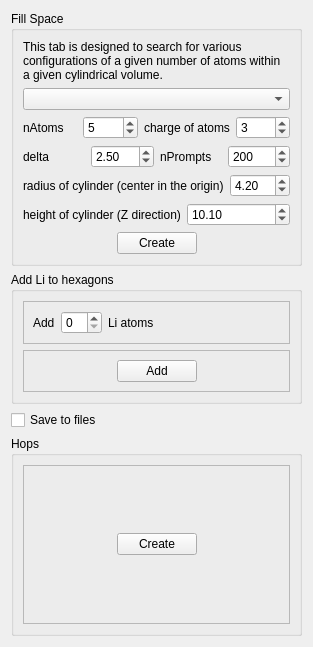
      <widget class="QWidget" name="FormTabActions">
       <attribute name="title">
        <string>Hexagons</string>
       </attribute>
       <layout class="QVBoxLayout" name="verticalLayout_2">
        <item>
         <widget class="QGroupBox" name="groupBox_24">
          <property name="minimumSize">
           <size>
            <width>0</width>
            <height>0</height>
           </size>
          </property>
          <property name="title">
           <string>Fill Space</string>
          </property>
          <layout class="QVBoxLayout" name="verticalLayout_74">
           <item>
            <widget class="QLabel" name="label">
             <property name="text">
              <string>&lt;html&gt;&lt;head/&gt;&lt;body&gt;&lt;p&gt;This tab is designed to search for various configurations of a given number of atoms within a given cylindrical volume.&lt;/p&gt;&lt;/body&gt;&lt;/html&gt;</string>
             </property>
             <property name="textFormat">
              <enum>Qt::AutoText</enum>
             </property>
             <property name="scaledContents">
              <bool>false</bool>
             </property>
             <property name="wordWrap">
              <bool>true</bool>
             </property>
            </widget>
           </item>
           <item>
            <widget class="QComboBox" name="FormActionsPreComboFillSpace"/>
           </item>
           <item>
            <widget class="QFrame" name="frame_83">
             <property name="frameShape">
              <enum>QFrame::NoFrame</enum>
             </property>
             <property name="frameShadow">
              <enum>QFrame::Raised</enum>
             </property>
             <property name="lineWidth">
              <number>0</number>
             </property>
             <layout class="QHBoxLayout" name="horizontalLayout_96">
              <property name="leftMargin">
               <number>0</number>
              </property>
              <property name="topMargin">
               <number>0</number>
              </property>
              <property name="rightMargin">
               <number>0</number>
              </property>
              <property name="bottomMargin">
               <number>0</number>
              </property>
              <item>
               <widget class="QLabel" name="label_3">
                <property name="text">
                 <string>nAtoms</string>
                </property>
               </widget>
              </item>
              <item>
               <widget class="QSpinBox" name="FormActionsPreNAtomsFillSpace">
                <property name="maximum">
                 <number>200</number>
                </property>
                <property name="value">
                 <number>5</number>
                </property>
               </widget>
              </item>
              <item>
               <widget class="QLabel" name="label_6">
                <property name="text">
                 <string>charge of atoms</string>
                </property>
               </widget>
              </item>
              <item>
               <widget class="QSpinBox" name="FormActionsPreAtomChargeFillSpace">
                <property name="value">
                 <number>3</number>
                </property>
               </widget>
              </item>
             </layout>
            </widget>
           </item>
           <item>
            <widget class="QFrame" name="frame_95">
             <property name="frameShape">
              <enum>QFrame::NoFrame</enum>
             </property>
             <property name="frameShadow">
              <enum>QFrame::Raised</enum>
             </property>
             <property name="lineWidth">
              <number>0</number>
             </property>
             <layout class="QHBoxLayout" name="horizontalLayout_97">
              <property name="leftMargin">
               <number>0</number>
              </property>
              <property name="topMargin">
               <number>0</number>
              </property>
              <property name="rightMargin">
               <number>0</number>
              </property>
              <property name="bottomMargin">
               <number>0</number>
              </property>
              <item>
               <widget class="QLabel" name="label_5">
                <property name="text">
                 <string>delta</string>
                </property>
               </widget>
              </item>
              <item>
               <widget class="QDoubleSpinBox" name="FormActionsPreDeltaFillSpace">
                <property name="maximum">
                 <double>20.000000000000000</double>
                </property>
                <property name="singleStep">
                 <double>0.100000000000000</double>
                </property>
                <property name="value">
                 <double>2.500000000000000</double>
                </property>
               </widget>
              </item>
              <item>
               <widget class="QLabel" name="label_4">
                <property name="text">
                 <string>nPrompts</string>
                </property>
               </widget>
              </item>
              <item>
               <widget class="QSpinBox" name="FormActionsPreNPromptsFillSpace">
                <property name="maximum">
                 <number>1000</number>
                </property>
                <property name="value">
                 <number>200</number>
                </property>
               </widget>
              </item>
             </layout>
            </widget>
           </item>
           <item>
            <widget class="QFrame" name="frame_96">
             <property name="frameShape">
              <enum>QFrame::NoFrame</enum>
             </property>
             <property name="frameShadow">
              <enum>QFrame::Raised</enum>
             </property>
             <property name="lineWidth">
              <number>0</number>
             </property>
             <layout class="QHBoxLayout" name="horizontalLayout_98">
              <property name="leftMargin">
               <number>0</number>
              </property>
              <property name="topMargin">
               <number>0</number>
              </property>
              <property name="rightMargin">
               <number>0</number>
              </property>
              <property name="bottomMargin">
               <number>0</number>
              </property>
              <item>
               <widget class="QLabel" name="cylinder">
                <property name="text">
                 <string>radius of cylinder (center in the origin)</string>
                </property>
               </widget>
              </item>
              <item>
               <widget class="QDoubleSpinBox" name="FormActionsPreRadiusFillSpace">
                <property name="singleStep">
                 <double>0.100000000000000</double>
                </property>
                <property name="value">
                 <double>4.200000000000000</double>
                </property>
               </widget>
              </item>
             </layout>
            </widget>
           </item>
           <item>
            <widget class="QFrame" name="frame_11">
             <property name="minimumSize">
              <size>
               <width>0</width>
               <height>0</height>
              </size>
             </property>
             <property name="maximumSize">
              <size>
               <width>16777215</width>
               <height>16777215</height>
              </size>
             </property>
             <property name="frameShape">
              <enum>QFrame::NoFrame</enum>
             </property>
             <property name="frameShadow">
              <enum>QFrame::Raised</enum>
             </property>
             <property name="lineWidth">
              <number>0</number>
             </property>
             <layout class="QHBoxLayout" name="horizontalLayout_99">
              <property name="leftMargin">
               <number>0</number>
              </property>
              <property name="topMargin">
               <number>0</number>
              </property>
              <property name="rightMargin">
               <number>0</number>
              </property>
              <property name="bottomMargin">
               <number>0</number>
              </property>
              <item>
               <widget class="QLabel" name="label_7">
                <property name="text">
                 <string>height of cylinder (Z direction)</string>
                </property>
               </widget>
              </item>
              <item>
               <widget class="QDoubleSpinBox" name="FormActionsPreZSizeFillSpace">
                <property name="maximum">
                 <double>1000.000000000000000</double>
                </property>
                <property name="singleStep">
                 <double>0.100000000000000</double>
                </property>
                <property name="value">
                 <double>10.100000000000000</double>
                </property>
               </widget>
              </item>
             </layout>
            </widget>
           </item>
           <item>
            <widget class="QFrame" name="frame_82">
             <property name="frameShape">
              <enum>QFrame::NoFrame</enum>
             </property>
             <property name="frameShadow">
              <enum>QFrame::Raised</enum>
             </property>
             <property name="lineWidth">
              <number>0</number>
             </property>
             <layout class="QHBoxLayout" name="horizontalLayout_95">
              <property name="leftMargin">
               <number>0</number>
              </property>
              <property name="topMargin">
               <number>0</number>
              </property>
              <property name="rightMargin">
               <number>0</number>
              </property>
              <property name="bottomMargin">
               <number>0</number>
              </property>
              <item>
               <spacer name="horizontalSpacer_72">
                <property name="orientation">
                 <enum>Qt::Horizontal</enum>
                </property>
                <property name="sizeHint" stdset="0">
                 <size>
                  <width>40</width>
                  <height>20</height>
                 </size>
                </property>
               </spacer>
              </item>
              <item>
               <widget class="QPushButton" name="fill_space">
                <property name="text">
                 <string>Create</string>
                </property>
               </widget>
              </item>
              <item>
               <spacer name="horizontalSpacer_71">
                <property name="orientation">
                 <enum>Qt::Horizontal</enum>
                </property>
                <property name="sizeHint" stdset="0">
                 <size>
                  <width>40</width>
                  <height>20</height>
                 </size>
                </property>
               </spacer>
              </item>
             </layout>
            </widget>
           </item>
          </layout>
         </widget>
        </item>
        <item>
         <widget class="QGroupBox" name="groupBox_60">
          <property name="minimumSize">
           <size>
            <width>0</width>
            <height>0</height>
           </size>
          </property>
          <property name="title">
           <string>Add Li to hexagons</string>
          </property>
          <layout class="QVBoxLayout" name="verticalLayout_75">
           <item>
            <widget class="QFrame" name="frame_187">
             <property name="frameShape">
              <enum>QFrame::StyledPanel</enum>
             </property>
             <property name="frameShadow">
              <enum>QFrame::Raised</enum>
             </property>
             <layout class="QHBoxLayout" name="horizontalLayout_205">
              <item>
               <widget class="QLabel" name="label_8">
                <property name="text">
                 <string>Add</string>
                </property>
               </widget>
              </item>
              <item>
               <widget class="QSpinBox" name="number_of_atoms_to_add"/>
              </item>
              <item>
               <widget class="QLabel" name="label_84">
                <property name="text">
                 <string>Li atoms</string>
                </property>
               </widget>
              </item>
              <item>
               <spacer name="horizontalSpacer_159">
                <property name="orientation">
                 <enum>Qt::Horizontal</enum>
                </property>
                <property name="sizeHint" stdset="0">
                 <size>
                  <width>40</width>
                  <height>20</height>
                 </size>
                </property>
               </spacer>
              </item>
             </layout>
            </widget>
           </item>
           <item>
            <widget class="QFrame" name="frame_185">
             <property name="frameShape">
              <enum>QFrame::StyledPanel</enum>
             </property>
             <property name="frameShadow">
              <enum>QFrame::Raised</enum>
             </property>
             <layout class="QHBoxLayout" name="horizontalLayout_202">
              <item>
               <spacer name="horizontalSpacer_131">
                <property name="orientation">
                 <enum>Qt::Horizontal</enum>
                </property>
                <property name="sizeHint" stdset="0">
                 <size>
                  <width>84</width>
                  <height>20</height>
                 </size>
                </property>
               </spacer>
              </item>
              <item>
               <widget class="QPushButton" name="add_atoms_to_hexagons">
                <property name="text">
                 <string>Add</string>
                </property>
               </widget>
              </item>
              <item>
               <spacer name="horizontalSpacer_132">
                <property name="orientation">
                 <enum>Qt::Horizontal</enum>
                </property>
                <property name="sizeHint" stdset="0">
                 <size>
                  <width>83</width>
                  <height>20</height>
                 </size>
                </property>
               </spacer>
              </item>
             </layout>
            </widget>
           </item>
          </layout>
         </widget>
        </item>
        <item>
         <widget class="QCheckBox" name="FormActionsPreSaveToFileFillSpace">
          <property name="text">
           <string>Save to files</string>
          </property>
         </widget>
        </item>
        <item>
         <widget class="QGroupBox" name="groupBox_61">
          <property name="minimumSize">
           <size>
            <width>0</width>
            <height>200</height>
           </size>
          </property>
          <property name="title">
           <string>Hops</string>
          </property>
          <layout class="QHBoxLayout" name="horizontalLayout_204">
           <item>
            <widget class="QFrame" name="frame_186">
             <property name="frameShape">
              <enum>QFrame::StyledPanel</enum>
             </property>
             <property name="frameShadow">
              <enum>QFrame::Raised</enum>
             </property>
             <layout class="QHBoxLayout" name="horizontalLayout_203">
              <item>
               <spacer name="horizontalSpacer_157">
                <property name="orientation">
                 <enum>Qt::Horizontal</enum>
                </property>
                <property name="sizeHint" stdset="0">
                 <size>
                  <width>84</width>
                  <height>20</height>
                 </size>
                </property>
               </spacer>
              </item>
              <item>
               <widget class="QPushButton" name="hops_analis">
                <property name="text">
                 <string>Create</string>
                </property>
               </widget>
              </item>
              <item>
               <spacer name="horizontalSpacer_158">
                <property name="orientation">
                 <enum>Qt::Horizontal</enum>
                </property>
                <property name="sizeHint" stdset="0">
                 <size>
                  <width>83</width>
                  <height>20</height>
                 </size>
                </property>
               </spacer>
              </item>
             </layout>
            </widget>
           </item>
          </layout>
         </widget>
        </item>
       </layout>
      </widget>
